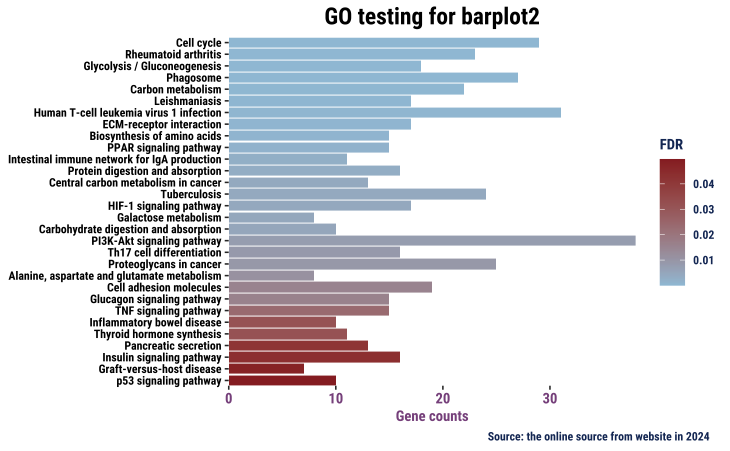

Source code (R):
---
title: "Nice Figure Tutorial-barplot2"
author: "**Yi Li**"
date: "2024-03-23"
toc: true
number-sections: true
format: 
   html:
     code-fold: false
     code-line-numbers: true
editor: visual
editor_options: 
  chunk_output_type: inline
---

Loading the packing in this section

{r}
#| label: load the package
#| include: false
#| code-summary: "package"
#| message: false

library(showtext)
library(extrafont)
library(forcats)
library(tidyverse)

read, clean the data

{r}
# reading the table
table2 <- read.table("/Users/liyi/Desktop/R_project/nice_figure_tutorial/data/input2.txt", header=T, sep="\t",comment.char = "", check.names =FALSE)
head(table2)
class(table2)

reshape of table

{r}
# 按FDR排序
labels <- table2[order(table2$FDR,decreasing =T),"Term"]
class(table2$Term)

table2$Term = factor(table2$Term,levels=labels)
class(table2$Term)

make a plot with ggplot2

{r}
# add nice font 
font_add_google("Roboto Condensed", "Roboto Condensed")
showtext_auto()

ggplot(data=table2)+
  geom_bar(aes(x=Term, y=Count, fill=FDR), stat='identity') +
  coord_flip() + 
  scale_fill_gradient(low="#9fc4db", high = "#982b2b") + 
  labs(
    x = NULL,
    y = "Gene counts",
    title = "GO testing for barplot2",
    caption = "Source: the online source from website in 2024"
  ) +
  scale_y_continuous(expand=c(0, 0)) + 
  scale_x_discrete(expand=c(0,0)) +
  theme(axis.text.x=element_text(color="black", size=10),axis.text.y=element_text(color="black", size=10)) + 
  theme(panel.background = element_rect(fill = "white")) +
  theme(plot.title = element_text(family = "Roboto Condensed", hjust = 0.5, face = "bold", size = 16, color = "black")) +
  theme(plot.subtitle = element_text(family = "Roboto Condensed", hjust = 0.5, size = 13, color = "#651222")) +
  theme(axis.text.y = element_text(family = "Roboto Condensed", hjust = 1, size = 8, face = "bold", color = "black")) +
 # theme(axis.title.y.left = element_text(margin = margin(r = 10), size = 12, color = "black", family = "Roboto Condensed", face = "bold")) +
 # theme(axis.ticks.y = element_blank())+
  theme(axis.text.x = element_text(family = "Roboto Condensed", hjust = 0.5, face = "bold", size = 10, color = "#89558d")) +
  theme(axis.title.x = element_text(family = "Roboto Condensed", face = "bold", size = 13, color = "#89558d"))+
  theme(plot.caption = element_text(family = "Roboto Condensed", hjust = 1.4, face = "bold", size = 8, color = "#173565")) +
  theme(legend.text = element_text(family = "Roboto Condensed", size = 8, face = "bold", color = "#173565")) +
  theme(legend.title = element_text(family = "Roboto Condensed", size = 10, face = "bold", color = "#173565"))
  
